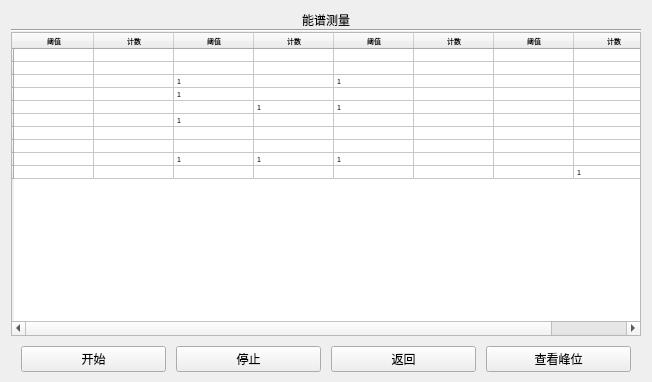
<?xml version="1.0" encoding="UTF-8"?>
<ui version="4.0">
 <class>spectrummeasurement</class>
 <widget class="QWidget" name="spectrummeasurement">
  <property name="geometry">
   <rect>
    <x>0</x>
    <y>0</y>
    <width>652</width>
    <height>382</height>
   </rect>
  </property>
  <property name="windowTitle">
   <string>Form</string>
  </property>
  <layout class="QGridLayout" name="gridLayout">
   <property name="bottomMargin">
    <number>0</number>
   </property>
   <item row="0" column="0">
    <layout class="QVBoxLayout" name="verticalLayout" stretch="0,0,8,0,0">
     <property name="spacing">
      <number>0</number>
     </property>
     <item>
      <widget class="QLabel" name="label">
       <property name="text">
        <string>能谱测量</string>
       </property>
       <property name="alignment">
        <set>Qt::AlignCenter</set>
       </property>
      </widget>
     </item>
     <item>
      <widget class="Line" name="line">
       <property name="orientation">
        <enum>Qt::Horizontal</enum>
       </property>
      </widget>
     </item>
     <item>
      <widget class="QTableWidget" name="tableWidget">
       <property name="font">
        <font>
         <pointsize>5</pointsize>
        </font>
       </property>
       <attribute name="horizontalHeaderDefaultSectionSize">
        <number>80</number>
       </attribute>
       <attribute name="verticalHeaderDefaultSectionSize">
        <number>5</number>
       </attribute>
       <row>
        <property name="text">
         <string/>
        </property>
       </row>
       <row>
        <property name="text">
         <string/>
        </property>
       </row>
       <row>
        <property name="text">
         <string/>
        </property>
       </row>
       <row>
        <property name="text">
         <string/>
        </property>
       </row>
       <row>
        <property name="text">
         <string/>
        </property>
       </row>
       <row>
        <property name="text">
         <string/>
        </property>
       </row>
       <row>
        <property name="text">
         <string/>
        </property>
       </row>
       <row>
        <property name="text">
         <string/>
        </property>
       </row>
       <row>
        <property name="text">
         <string/>
        </property>
       </row>
       <row>
        <property name="text">
         <string/>
        </property>
       </row>
       <column>
        <property name="text">
         <string>阈值</string>
        </property>
       </column>
       <column>
        <property name="text">
         <string>计数</string>
        </property>
       </column>
       <column>
        <property name="text">
         <string>阈值</string>
        </property>
       </column>
       <column>
        <property name="text">
         <string>计数</string>
        </property>
       </column>
       <column>
        <property name="text">
         <string>阈值</string>
        </property>
       </column>
       <column>
        <property name="text">
         <string>计数</string>
        </property>
       </column>
       <column>
        <property name="text">
         <string>阈值</string>
        </property>
       </column>
       <column>
        <property name="text">
         <string>计数</string>
        </property>
       </column>
       <item row="0" column="0">
        <property name="text">
         <string/>
        </property>
       </item>
       <item row="1" column="0">
        <property name="text">
         <string/>
        </property>
       </item>
       <item row="2" column="0">
        <property name="text">
         <string/>
        </property>
       </item>
       <item row="2" column="2">
        <property name="text">
         <string>1</string>
        </property>
       </item>
       <item row="2" column="4">
        <property name="text">
         <string>1</string>
        </property>
       </item>
       <item row="3" column="2">
        <property name="text">
         <string>1</string>
        </property>
       </item>
       <item row="4" column="0">
        <property name="text">
         <string/>
        </property>
       </item>
       <item row="4" column="3">
        <property name="text">
         <string>1</string>
        </property>
       </item>
       <item row="4" column="4">
        <property name="text">
         <string>1</string>
        </property>
       </item>
       <item row="5" column="2">
        <property name="text">
         <string>1</string>
        </property>
       </item>
       <item row="7" column="6">
        <property name="text">
         <string/>
        </property>
       </item>
       <item row="7" column="7">
        <property name="text">
         <string/>
        </property>
       </item>
       <item row="8" column="2">
        <property name="text">
         <string>1</string>
        </property>
       </item>
       <item row="8" column="3">
        <property name="text">
         <string>1</string>
        </property>
       </item>
       <item row="8" column="4">
        <property name="text">
         <string>1</string>
        </property>
       </item>
       <item row="8" column="6">
        <property name="text">
         <string/>
        </property>
       </item>
       <item row="8" column="7">
        <property name="text">
         <string/>
        </property>
       </item>
       <item row="9" column="6">
        <property name="text">
         <string/>
        </property>
       </item>
       <item row="9" column="7">
        <property name="text">
         <string>1</string>
        </property>
       </item>
      </widget>
     </item>
     <item>
      <layout class="QHBoxLayout" name="horizontalLayout_2">
       <property name="spacing">
        <number>10</number>
       </property>
       <property name="leftMargin">
        <number>10</number>
       </property>
       <property name="topMargin">
        <number>10</number>
       </property>
       <property name="rightMargin">
        <number>10</number>
       </property>
       <property name="bottomMargin">
        <number>10</number>
       </property>
       <item>
        <widget class="QPushButton" name="pushButton">
         <property name="sizePolicy">
          <sizepolicy hsizetype="Minimum" vsizetype="Maximum">
           <horstretch>0</horstretch>
           <verstretch>0</verstretch>
          </sizepolicy>
         </property>
         <property name="baseSize">
          <size>
           <width>0</width>
           <height>0</height>
          </size>
         </property>
         <property name="text">
          <string>开始</string>
         </property>
         <property name="iconSize">
          <size>
           <width>16</width>
           <height>16</height>
          </size>
         </property>
        </widget>
       </item>
       <item>
        <widget class="QPushButton" name="pushButton_2">
         <property name="sizePolicy">
          <sizepolicy hsizetype="Minimum" vsizetype="Maximum">
           <horstretch>0</horstretch>
           <verstretch>0</verstretch>
          </sizepolicy>
         </property>
         <property name="baseSize">
          <size>
           <width>0</width>
           <height>0</height>
          </size>
         </property>
         <property name="text">
          <string>停止</string>
         </property>
         <property name="iconSize">
          <size>
           <width>16</width>
           <height>16</height>
          </size>
         </property>
        </widget>
       </item>
       <item>
        <widget class="QPushButton" name="pushButton_3">
         <property name="sizePolicy">
          <sizepolicy hsizetype="Minimum" vsizetype="Maximum">
           <horstretch>0</horstretch>
           <verstretch>0</verstretch>
          </sizepolicy>
         </property>
         <property name="baseSize">
          <size>
           <width>0</width>
           <height>0</height>
          </size>
         </property>
         <property name="text">
          <string>返回</string>
         </property>
         <property name="iconSize">
          <size>
           <width>16</width>
           <height>16</height>
          </size>
         </property>
        </widget>
       </item>
       <item>
        <widget class="QPushButton" name="pushButton_6">
         <property name="text">
          <string>查看峰位</string>
         </property>
        </widget>
       </item>
      </layout>
     </item>
     <item>
      <layout class="QHBoxLayout" name="horizontalLayout">
       <item>
        <widget class="issample" name="widget" native="true"/>
       </item>
       <item>
        <widget class="ispreheat" name="widget_2" native="true"/>
       </item>
       <item>
        <widget class="date_widget" name="widget_3" native="true"/>
       </item>
      </layout>
     </item>
    </layout>
   </item>
  </layout>
 </widget>
 <customwidgets>
  <customwidget>
   <class>date_widget</class>
   <extends>QWidget</extends>
   <header>date_widget.h</header>
   <container>1</container>
  </customwidget>
  <customwidget>
   <class>issample</class>
   <extends>QWidget</extends>
   <header>issample.h</header>
   <container>1</container>
  </customwidget>
  <customwidget>
   <class>ispreheat</class>
   <extends>QWidget</extends>
   <header>ispreheat.h</header>
   <container>1</container>
  </customwidget>
 </customwidgets>
 <resources/>
 <connections/>
</ui>
